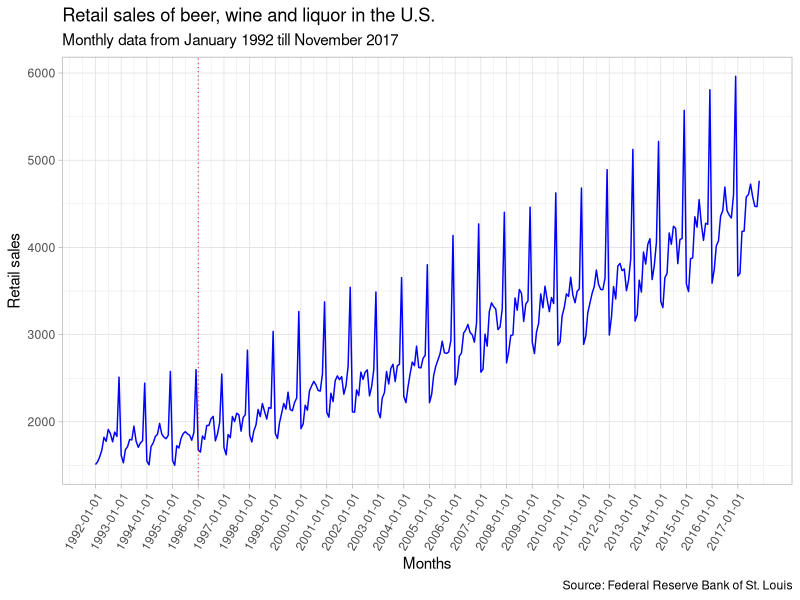
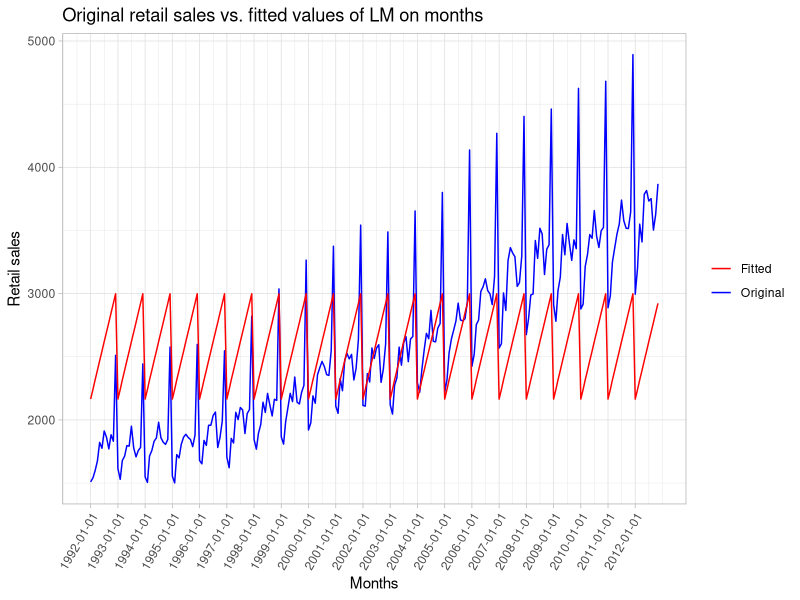
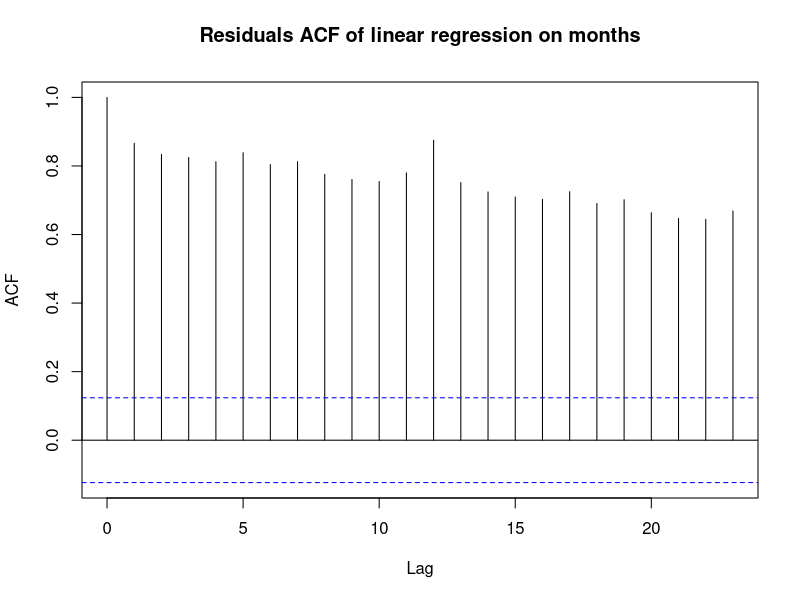
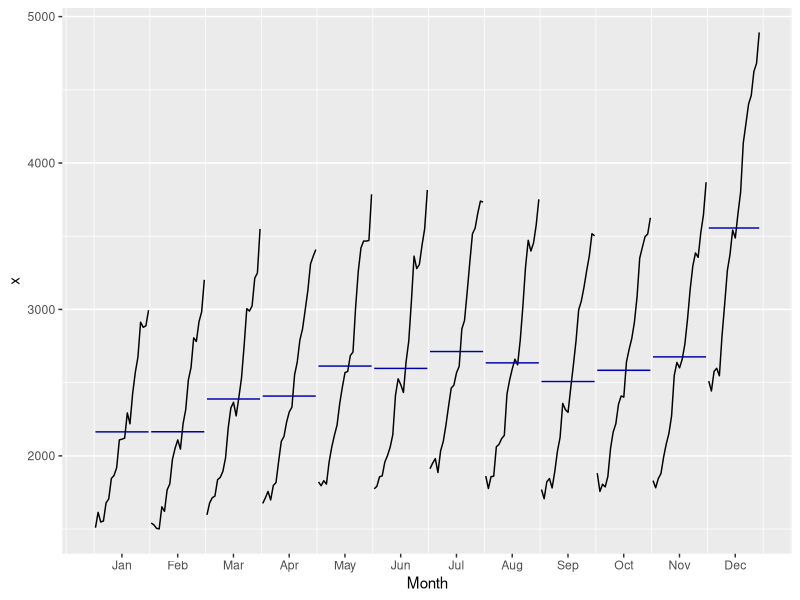
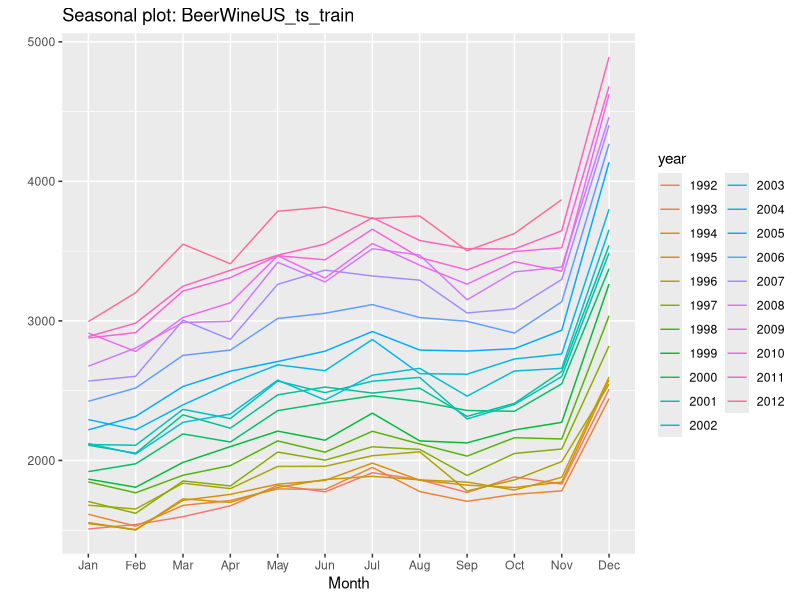
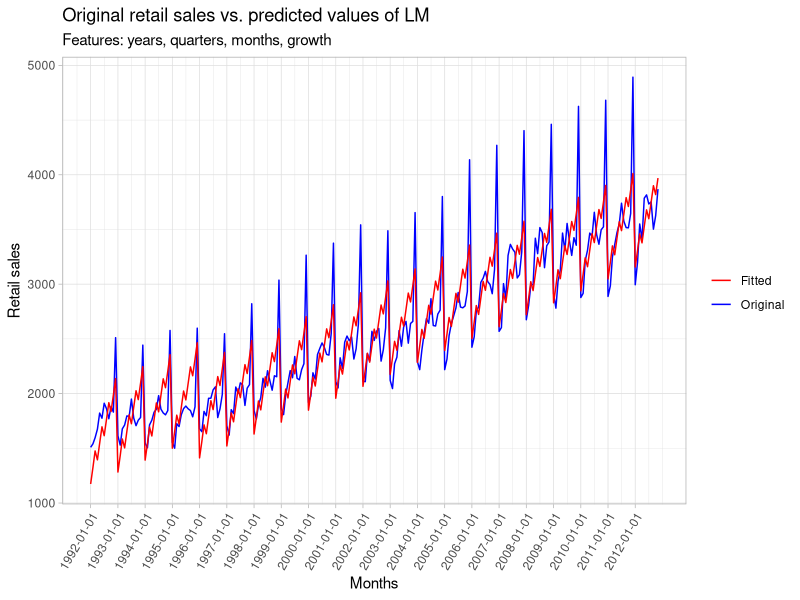
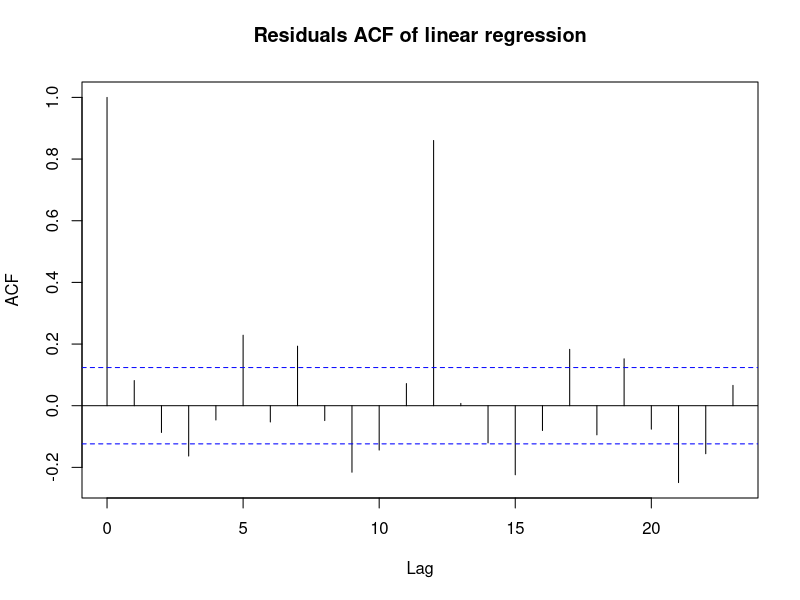
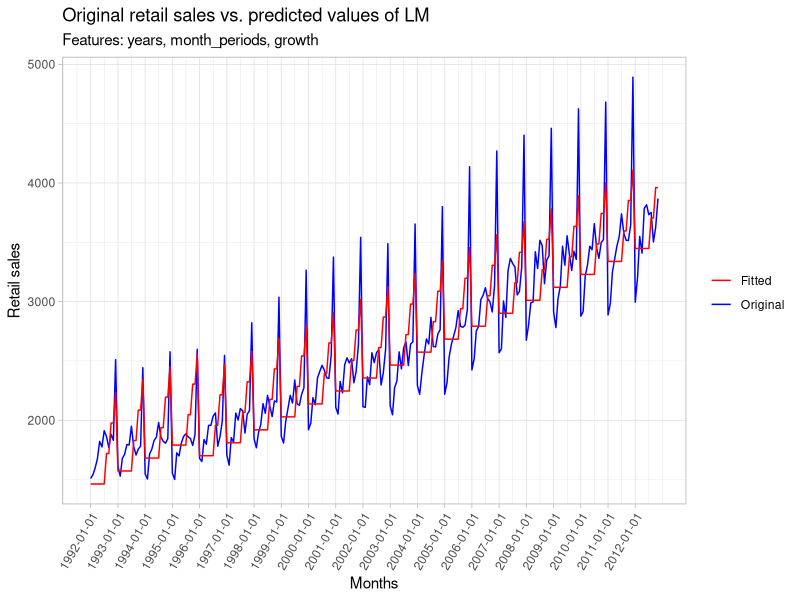

These charts were generated, in order, by the following R code:
## ---- chunk 1
knitr::opts_chunk$set(echo = TRUE)
## ---- chunk 2
library(readr)
library(xts)
library(lubridate)
BeerWineUS <- read_csv("BeerWineUS.csv", col_types = cols(DATE = col_date(format = "%Y-%m-%d")))
colnames(BeerWineUS) <- c('Date', 'Retail sales')

# We need xts and ts types of series for future purposes
BeerWineUS_xts <- xts(x = BeerWineUS$`Retail sales`, order.by = BeerWineUS$Date)
BeerWineUS_ts <- ts(BeerWineUS_xts, start = c(year(start(BeerWineUS_xts)),
                                              month(start(BeerWineUS_xts))), 
                    end = c(year(end(BeerWineUS_xts)),
                            month(end(BeerWineUS_xts))), frequency = 12)
BeerWineUS_xts_test <- tail(BeerWineUS_xts, 5*12)
BeerWineUS_xts_train <- head(BeerWineUS_xts, -5*12)
BeerWineUS_ts_test <- ts(BeerWineUS_xts_test, start = c(year(start(BeerWineUS_xts_test)),
                                              month(start(BeerWineUS_xts_test))), 
                       end = c(year(end(BeerWineUS_xts_test)),
                               month(end(BeerWineUS_xts_test))), frequency = 12)
BeerWineUS_ts_train <- ts(BeerWineUS_xts_train, start = c(year(start(BeerWineUS_xts_train)),
                                              month(start(BeerWineUS_xts_train))), 
                       end = c(year(end(BeerWineUS_xts_train)),
                               month(end(BeerWineUS_xts_train))), frequency = 12)
## ---- chunk 3
library(ggplot2)
ggplot(BeerWineUS_xts, aes(index(BeerWineUS_xts), coredata(BeerWineUS_xts))) + geom_line(color = 'blue') +
  scale_x_date(breaks = index(BeerWineUS_xts)[seq(to = length(BeerWineUS_xts), by = 12)]) +
  labs(x = 'Months', y = 'Retail sales',
       title = 'Retail sales of beer, wine and liquor in the U.S.',
       subtitle = 'Monthly data from January 1992 till November 2017',
       caption = 'Source: Federal Reserve Bank of St. Louis') +
  theme_light() + theme(axis.text.x = element_text(angle = 60, hjust = 1)) +
  geom_vline(aes(xintercept = date('1996-01-01')), color = 'red', size = 0.3, linetype = 3)
## ---- chunk 4
lm_w_month_var <- lm(coredata(BeerWineUS_xts_train) ~ month(index(BeerWineUS_xts_train)))
summary(lm_w_month_var)

ggplot() + geom_line(aes(index(BeerWineUS_xts_train), coredata(BeerWineUS_xts_train), color = 'Original')) +
  geom_line(aes(index(BeerWineUS_xts_train), lm_w_month_var$fitted.values, color = 'Fitted')) +
  scale_colour_manual('', values = c('Fitted'='red','Original'='blue')) +
  labs(x = 'Months', y = 'Retail sales',
       title = 'Original retail sales vs. fitted values of LM on months') +
  scale_x_date(breaks = index(BeerWineUS_xts_train)[seq(to = length(BeerWineUS_xts_train), by = 12)]) +
  theme_light() + theme(axis.text.x = element_text(angle = 60, hjust = 1))
## ---- chunk 5
library(lmtest)
dwtest(lm_w_month_var)
plot(acf(lm_w_month_var$residuals, plot = F),
     main = 'Residuals ACF of linear regression on months')
## ---- chunk 6
# Function to get all dummy variables for all needed data splits
get_dummies <- function(xts_data){
  quarters <- quarter(index(xts_data))
  years <- year(index(xts_data))
  growth <- ifelse(years < 1996, 0, 1)
  months <- month(xts_data)
  month_periods <- ifelse(months <= 7, 1,
                          ifelse(months %in% 8:9, 2,
                                 ifelse(months %in% 10:11, 3, 4)))
  is_december <- ifelse(months == 12, 1, 0)
  return(data.frame(years, quarters, months, month_periods, is_december, growth))
}

# Train and test dummies
vars_train <- get_dummies(BeerWineUS_xts_train)
vars_test <- get_dummies(BeerWineUS_xts_test)

# Function to get names of used in linear model predictors
get_lm_predictors_names <- function(model){
  sub('[[:alpha:][:punct:]]+\\$', '', colnames(model$model)[-1])
}

# Function for plotting the linear approximation results and the original values on the same plot
plot_orig_vs_pred <- function(xts_data, predictions, variables){
  ggplot() + geom_line(aes(index(xts_data), coredata(xts_data), color = 'Original')) +
    geom_line(aes(index(xts_data), predictions, color = 'Fitted')) +
    scale_colour_manual('', values = c('Fitted'='red','Original'='blue')) +
    labs(x = 'Months', y = 'Retail sales',
         title = 'Original retail sales vs. predicted values of LM',
         subtitle = paste0('Features: ', paste(variables, collapse = ', '))) +
    scale_x_date(breaks = index(xts_data)[seq(to = length(xts_data), by = 12)]) +
    theme_light() + theme(axis.text.x = element_text(angle = 60, hjust = 1))
}
## ---- chunk 7
library(forecast)
ggmonthplot(BeerWineUS_ts_train)
ggseasonplot(BeerWineUS_ts_train)
## ---- chunk 8
lm_yr_qt_mo_grow <- lm(coredata(BeerWineUS_xts_train) ~ vars_train$years +
                                   vars_train$quarters + vars_train$months +
                                   vars_train$growth)
summary(lm_yr_qt_mo_grow)
plot_orig_vs_pred(BeerWineUS_xts_train, lm_yr_qt_mo_grow$fitted.values,
                  get_lm_predictors_names(lm_yr_qt_mo_grow))
plot(acf(lm_yr_qt_mo_grow$residuals, plot = F), main = 'Residuals ACF of linear regression')
dwtest(lm_yr_qt_mo_grow)
## ---- chunk 9
lm_yr_moper_grow <- lm(coredata(BeerWineUS_xts_train) ~
                         vars_train$years + vars_train$month_periods + 
                         vars_train$growth)
summary(lm_yr_moper_grow)
plot_orig_vs_pred(BeerWineUS_xts_train, lm_yr_moper_grow$fitted.values,
                  get_lm_predictors_names(lm_yr_moper_grow))
plot(acf(lm_yr_moper_grow$residuals, plot = F), main = 'Residuals ACF of linear regression')
dwtest(lm_yr_moper_grow)
## ---- chunk 10
lm_yr_qt_mo_dec_grow <- lm(coredata(BeerWineUS_xts_train) ~
                             vars_train$years + vars_train$quarters + 
                             vars_train$months + vars_train$is_december +
                             vars_train$growth)
summary(lm_yr_qt_mo_dec_grow)
plot_orig_vs_pred(BeerWineUS_xts_train, lm_yr_qt_mo_dec_grow$fitted.values,
                  get_lm_predictors_names(lm_yr_qt_mo_dec_grow))
plot(acf(lm_yr_qt_mo_dec_grow$residuals, plot = F), main = 'Residuals ACF of linear regression')
dwtest(lm_yr_qt_mo_dec_grow)
## ---- chunk 11
lm_yr_mo_moper_dec_grow <- lm(coredata(BeerWineUS_xts_train) ~
                                vars_train$years + vars_train$month_periods + 
                                vars_train$months + vars_train$is_december +
                                vars_train$growth)
summary(lm_yr_mo_moper_dec_grow)
plot_orig_vs_pred(BeerWineUS_xts_train, lm_yr_mo_moper_dec_grow$fitted.values,
                  get_lm_predictors_names(lm_yr_mo_moper_dec_grow))
plot(acf(lm_yr_mo_moper_dec_grow$residuals, plot = F), main = 'Residuals ACF of linear regression')
dwtest(lm_yr_mo_moper_dec_grow)
## ---- chunk 12
yr_qt_mo_moper_dec_grow = cbind(coredata(BeerWineUS_xts_train), vars_train)
lm_yr_qt_mo_moper_dec_grow <- lm(yr_qt_mo_moper_dec_grow)
summary(lm_yr_qt_mo_moper_dec_grow)
plot_orig_vs_pred(BeerWineUS_xts_train, lm_yr_qt_mo_moper_dec_grow$fitted.values,
                  get_lm_predictors_names(lm_yr_qt_mo_moper_dec_grow))
plot(acf(lm_yr_qt_mo_moper_dec_grow$residuals, plot = F), main = 'Residuals ACF of linear regression')
dwtest(lm_yr_qt_mo_moper_dec_grow)
## ---- chunk 13
models_list <- list(lm_yr_qt_mo_grow, lm_yr_qt_mo_moper_dec_grow, lm_yr_qt_mo_dec_grow,
                    lm_yr_moper_grow, lm_yr_mo_moper_dec_grow)

library(Metrics)
loss_functions = function(y, y_hat){
    return(cbind(mse(y, y_hat), mae(y, y_hat), mape(y, y_hat)))
}

metrics_on_train <- t(sapply(models_list, function(x) cbind(loss_functions(coredata(BeerWineUS_xts_train), x$fitted.values), AIC(x))))
colnames(metrics_on_train) <- c('MSE', 'MAE', 'MAPE', 'AIC')
get_modelnames <- function(list){
  names <- c()
  for(i in 1:length(list)){
    names[i] = paste(lapply(list, function(x) get_lm_predictors_names(x))[[i]],
                     collapse = ' + ')
  }
  return(names)
}
rownames(metrics_on_train) <- get_modelnames(models_list)
metrics_on_train
## ---- chunk 14
predicted_sales <- predict(lm_yr_qt_mo_moper_dec_grow,
                           newdata = get_dummies(BeerWineUS_xts_test))

Predicted_sales_xts = xts(predicted_sales, order.by = index(BeerWineUS_xts_test))

ggplot() + geom_line(aes(index(BeerWineUS_xts), coredata(BeerWineUS_xts), color = 'Original')) +
  geom_line(aes(index(BeerWineUS_xts_test), coredata(Predicted_sales_xts), color = 'Predicted')) +
  scale_colour_manual('', values = c('Predicted'='red','Original'='blue')) +
  labs(x = 'Months', y = 'Retail sales',
       title = 'Original retail sales vs. predicted values') +
  scale_x_date(breaks = index(BeerWineUS_xts)[seq(to = length(BeerWineUS_xts), by = 12)]) +
  theme_light() + theme(axis.text.x = element_text(angle = 60, hjust = 1))

metrics_on_test <- loss_functions(coredata(BeerWineUS_xts_test), predicted_sales)
colnames(metrics_on_test) <- c('MSE', 'MAE', 'MAPE')
metrics_on_test
## ---- chunk 15
library(forecast)
plot(x=index(BeerWineUS_xts), y=BeerWineUS_ts,
     main = 'Moving-averages of different orders & original time series',
     col = 'lightgrey',
     type = 'l', xlab='Years (monthly)', ylab='Retail sales')
MA3 <- ma(BeerWineUS_ts, 3, centre = T)
MA6 <- ma(BeerWineUS_ts, 6, centre = T)
MA12 <- ma(BeerWineUS_ts, 12, centre = T)
lines(x=index(BeerWineUS_xts), MA3, col = 'darkgreen')
lines(x=index(BeerWineUS_xts), MA6, col = 'blue')
lines(x=index(BeerWineUS_xts), MA12, col = 'darkred')
legend('topleft', c('Original sales','MA3','MA6','MA12'), lty=c(1,1,1,1), lwd=c(2,2,2,2),
       col=c('lightgrey','darkgreen','blue','darkred'), cex=0.8)
## ---- chunk 16
loess_2 <- loess(BeerWineUS_ts ~ time(BeerWineUS_ts), order = 2,
                 family = 'gaussian', span = 0.2)
plot(ts(BeerWineUS_ts, start = start(BeerWineUS_ts),
                          frequency = 12) , type='l',
     main = 'Trend, extracted by loess regression',
     xlab = 'Years (monthly)', ylab = 'Retail sales', col = 'grey')
Beer_trend_ts <- ts(loess_2$fitted, start = start(BeerWineUS_ts),
                          frequency = 12)
lines(Beer_trend_ts, col="darkred")
## ---- chunk 17
library(chron)
n_years <- length(unique(year(BeerWineUS_xts)))
Beer_seasonal_ts = ts(rep(tapply(BeerWineUS_ts - Beer_trend_ts,
                                       cycle(BeerWineUS_ts - Beer_trend_ts),
                                       mean, na.rm=T), n_years),
                               frequency = 12, start = start(BeerWineUS_ts))
Beer_irreg_ts <- BeerWineUS_ts - Beer_seasonal_ts - Beer_trend_ts
## ---- chunk 18
BeerWineUS_general_ts = ts.intersect(BeerWineUS_ts,
                                     Beer_seasonal_ts,
                                     Beer_trend_ts,
                                     Beer_irreg_ts)
plot(BeerWineUS_general_ts, plot.type ='single', col = 1:4,
     main = 'Beer, wine & liquor sales time-series decomposition',
     xlab = 'Years (monthly)', ylab = 'Retail sales')
legend('topleft', c('Original sales','Trend','Seasonality','Error'), lty=c(1,1,1,1),
       lwd=c(2,2,2,2), col=c('black','green','red','blue'), cex=0.8)
## ---- chunk 19
plot(acf(Beer_irreg_ts, plot = F), main = 'ACF of the irregular component of Beer sales time-series')
